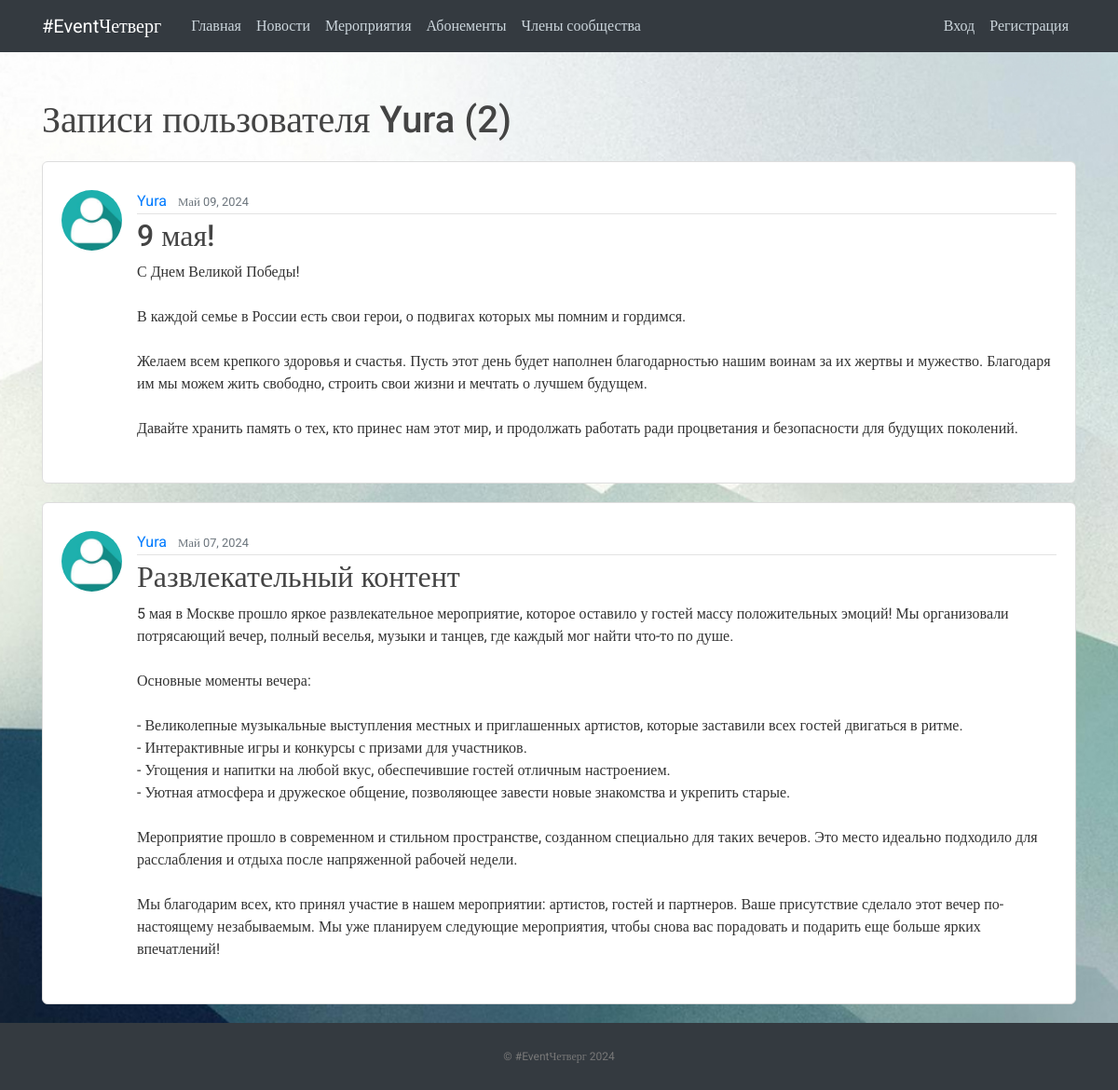
The app's page /user/Yura with its own data.
### vkr/models.py (models this page shows, shortened)
class Post(models.Model):
    title = models.CharField(max_length=100)
    content = models.TextField()
    date_posted = models.DateTimeField(default=timezone.now)
    author = models.ForeignKey(User, on_delete=models.CASCADE)
    image = models.ImageField(default='event_default.png', upload_to='post_pics')

### users/models.py (models this page shows, shortened)
class Profile(models.Model):
    user = models.OneToOneField(User, on_delete=models.CASCADE)
    image = models.ImageField(default='default.jpg', upload_to='profile_pics')
    about_me = models.TextField(null=True)
    looking_for = models.TextField(null=True)

### vkr/views.py (the view)
# urls.py: path('user/<str:username>', UserPostListView.as_view(), name='user-posts'),
class UserPostListView(ListView):
    model = Post
    template_name = 'vkr/user_posts.html'
    context_object_name = 'posts'
    paginate_by = 5
    def get_queryset(self):
        user = get_object_or_404(User, username=self.kwargs.get('username'))
        return Post.objects.filter(author=user).order_by('-date_posted')

### vkr/templates/vkr/user_posts.html (shortened to what this page needs)
{% extends "vkr/base.html" %}
{% block content %}
    <h1 class="mb-3">Записи пользователя {{ view.kwargs.username }} ({{ page_obj.paginator.count }})</h1>
    {% for post in posts %}
        <article class="media content-section">
          <img class="rounded-circle article-img" src="{{ post.author.profile.image.url }}">
          <div class="media-body">
            <div class="article-metadata">
              <a class="mr-2" href="{% url 'user-posts' post.author.username %}">{{ post.author }}</a>
              <small class="text-muted">{{ post.date_posted|date:"F d, Y" }}</small>
            </div>
            <h2><a class="article-title" href="{% url 'post-detail' post.id %}">{{ post.title }}</a></h2>
            <p class="article-content">{{ post.content }}</p>
          </div>
        </article>
    {% endfor %}
{% endblock content %}

### static/main.css (style rules this page uses)
body, html { width:100%; height:100% }
body { margin:0; padding:0; background: #fafafa; color: #333333; margin-top: 5rem; font-family:Roboto; background-image: url("./images/bg.jpg"); background-repeat: no-repeat; background-size: cover; background-attachment: fixed; }
h1, h2, h3, h4, h5, h6 { color: #444444; }
.content-section { background: #ffffff; padding: 30px 20px; border: 1px solid #dddddd; border-radius: 6px; margin: 20px auto; }
.article-title { color: #444444; }
.article-content { white-space: pre-line; }
.article-img { height: 65px; width: 65px; margin-right: 16px; }
.article-metadata { padding-bottom: 1px; margin-bottom: 4px; border-bottom: 1px solid #e3e3e3 }

### records on screen
Post: author.profile.image (placeholder picture), author "Yura", date_posted "Май 09, 2024", title "9 мая!", content "С Днем Великой Победы! В каждой семье в России есть свои герои, о подвигах которых мы помним и гордимся. Желаем всем крепкого здоровья и счастья. Пусть этот день будет наполнен благодарностью нашим воинам за их жертвы и мужество. Благодаря им мы можем жить свободно, строить свои жизни и мечтать о лучшем будущем. Давайте хранить память о тех, кто принес нам этот мир, и продолжать работать ради процветания и безопасности для будущих поколений."
Post: author.profile.image (placeholder picture), author "Yura", date_posted "Май 07, 2024", title "Развлекательный контент", content "5 мая в Москве прошло яркое развлекательное мероприятие, которое оставило у гостей массу положительных эмоций! Мы организовали потрясающий вечер, полный веселья, музыки и танцев, где каждый мог найти что-то по душе. Основные моменты вечера: - Великолепные музыкальные выступления местных и приглашенных артистов, которые заставили всех гостей двигаться в ритме. - Интерактивные игры и конкурсы с призами для участников. - Угощения и напитки на любой вкус, обеспечившие гостей отличным настроением. - Уютная атмосфера и дружеское общение, позволяющее завести новые знакомства и укрепить старые. Мероприятие прошло в современном и стильном пространстве, созданном специально для таких вечеров. Это…"

### other values on screen
{{ view.kwargs.username }} "Yura"
{{ page_obj.paginator.count }} "2"
